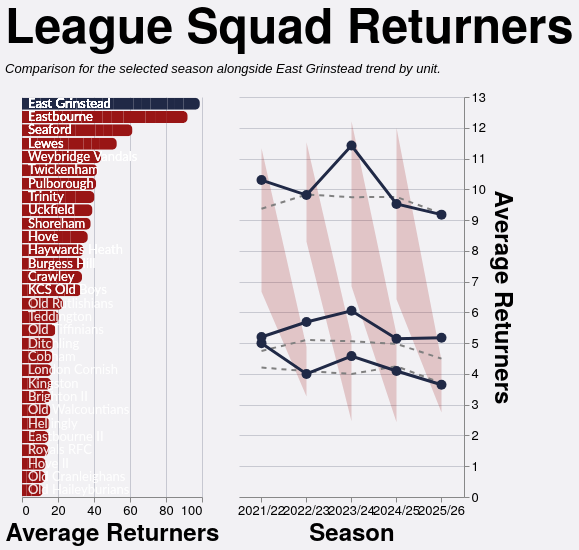

Here is the Vega-Lite specification saved for this chart:
### Vega-Lite specification from a JSON file in a GitHub repository (floating-point values rounded to 4 significant figures; data arrays with more than 128 entries replaced by an {"elided": "..."} marker saying what was removed)
{"config": {"axis": {"labelFont": "PT Sans Narrow, Helvetica Neue, Helvetica, Arial, sans-serif", "titleFont": "PT Sans Narrow, Helvetica Neue, Helvetica, Arial, sans-serif", "labelFontSize": 13, "titleFontSize": 24, "gridColor": "#202947", "gridOpacity": 0.2, "zindex": 1}, "text": {"font": "Lato, sans-serif"}, "bar": {"cornerRadiusEnd": 5}, "header": {"labelFont": "PT Sans Narrow, Helvetica Neue, Helvetica, Arial, sans-serif", "titleFont": "PT Sans Narrow, Helvetica Neue, Helvetica, Arial, sans-serif", "labelFontSize": 24, "titleFontSize": 28, "labelFontWeight": "bold", "orient": "left"}, "legend": {"labelFont": "PT Sans Narrow, Helvetica Neue, Helvetica, Arial, sans-serif", "titleFont": "PT Sans Narrow, Helvetica Neue, Helvetica, Arial, sans-serif", "labelFontSize": 14, "titleFontSize": 16, "titlePadding": 5, "fillColor": "white", "strokeColor": "black", "padding": 10, "titleFontWeight": "lighter", "titleFontStyle": "italic", "titleColor": "gray", "offset": 10}, "title": {"font": "PT Sans Narrow, Helvetica Neue, Helvetica, Arial, sans-serif", "fontSize": 48, "fontWeight": "bold", "anchor": "start", "align": "center", "titlePadding": 20, "subtitlePadding": 10, "subtitleFontSize": 13, "subtitleColor": "", "subtitleFontStyle": "italic", "offset": 15, "color": "black"}, "axisX": {"labelAngle": 0}, "facet": {"title": null, "header": null, "align": {"row": "each", "column": "each"}}, "resolve": {"scale": {"y": "independent", "facet": "independent"}}, "background": "#f2f1f4", "scale": {"offsetBandPaddingOuter": 0.2, "offsetBandPaddingInner": 0.1}, "view": {"stroke": null, "background": "transparent"}}, "hconcat": [{"layer": [{"mark": {"type": "bar", "strokeWidth": 2}, "encoding": {"color": {"condition": {"test": "datum.IsEGR", "value": "#202946"}, "value": "#991515"}, "tooltip": [{"field": "Team", "type": "nominal"}, {"field": "Season", "type": "nominal"}, {"field": "Unit", "type": "nominal"}, {"field": "Average Retention", "format": ".2f", "title": "Average Returners", "type": "quantitative"}], "x": {"field": "Average Retention", "title": "Average Returners", "type": "quantitative"}, "y": {"axis": {"domain": false, "labels": false, "ticks": false}, "field": "Team", "sort": {"field": "Average Retention", "order": "descending"}, "title": null, "type": "nominal"}}}, {"mark": {"type": "text", "align": "left", "baseline": "middle", "color": "white", "dx": 6, "fontSize": 13}, "encoding": {"opacity": {"condition": {"test": "datum.IsEGR", "value": 1}, "value": 0.5}, "text": {"field": "Team", "type": "nominal"}, "x": {"datum": 0}, "y": {"axis": {"domain": false, "labels": false, "ticks": false}, "field": "Team", "sort": {"field": "Average Retention", "order": "descending"}, "title": null, "type": "nominal"}}}], "data": {"name": "data-ae0d04cc60cf23fc256cfcd77f521f44"}, "height": 400, "width": 180}, {"layer": [{"mark": {"type": "area", "color": "#991515", "opacity": 0.2}, "encoding": {"tooltip": [{"field": "Season", "title": "Season", "type": "nominal"}, {"field": "Unit", "title": "Unit", "type": "nominal"}, {"field": "League Min", "format": ".2f", "title": "League Min", "type": "quantitative"}, {"field": "League Max", "format": ".2f", "title": "League Max", "type": "quantitative"}, {"field": "League Average", "format": ".2f", "title": "League Average", "type": "quantitative"}], "x": {"field": "Season", "title": "Season", "type": "nominal"}, "y": {"field": "League Min", "title": "Average Returners", "type": "quantitative"}, "y2": {"field": "League Max"}}}, {"mark": {"type": "line", "color": "gray", "strokeDash": [5, 5], "strokeWidth": 2}, "encoding": {"detail": {"field": "Unit", "type": "nominal"}, "x": {"field": "Season", "type": "nominal"}, "y": {"axis": {"orient": "right"}, "field": "League Average", "type": "quantitative"}}}, {"mark": {"type": "line", "point": {"size": 100}, "strokeWidth": 3}, "encoding": {"color": {"condition": {"test": "datum.IsEGR", "value": "#202946"}, "value": "#991515"}, "detail": {"field": "Unit", "type": "nominal"}, "opacity": {"condition": {"test": "datum.IsEGR", "value": 1}, "value": 0.5}, "tooltip": [{"field": "Season", "title": "Season", "type": "nominal"}, {"field": "Unit", "title": "Unit", "type": "nominal"}, {"field": "Average Returners", "format": ".2f", "title": "East Grinstead", "type": "quantitative"}], "x": {"field": "Season", "type": "nominal"}, "y": {"field": "Average Retention", "type": "quantitative"}}}, {"mark": {"type": "rule", "color": "rgba(125, 150, 232, 0.18)", "strokeWidth": 32}, "encoding": {"x": {"field": "Season", "type": "nominal"}}, "transform": [{"filter": "datum.isSelected && datum.Unit === 'Total'"}]}, {"mark": {"type": "point", "color": "#202946", "filled": true, "size": 200, "stroke": "#7d96e8", "strokeWidth": 3}, "encoding": {"detail": {"field": "Unit", "type": "nominal"}, "x": {"field": "Season", "type": "nominal"}, "y": {"field": "Average Retention", "type": "quantitative"}}, "transform": [{"filter": "datum.isSelected && datum.IsEGR"}]}], "data": {"name": "data-5d0f4b530fa7af06c1031716c2cb602b"}, "height": 400, "width": {"step": 45}}], "resolve": {"scale": {"y": "independent"}}, "spacing": 18, "title": {"text": "League Squad Returners", "subtitle": "Comparison for the selected season alongside East Grinstead trend by unit."}, "$schema": "https://vega.github.io/schema/vega-lite/v5.20.1.json", "datasets": {"data-ae0d04cc60cf23fc256cfcd77f521f44": {"elided": "156 records"}, "data-5d0f4b530fa7af06c1031716c2cb602b": [{"Season": "2021/22", "Unit": "Backs", "League Min": 2.833, "League Max": 5.333, "League Average": 4.206, "Team": "East Grinstead", "Average Retention": 5.0, "IsEGR": true}, {"Season": "2021/22", "Unit": "Forwards", "League Min": 3.667, "League Max": 5.75, "League Average": 4.746, "Team": "East Grinstead", "Average Retention": 5.2, "IsEGR": true}, {"Season": "2021/22", "Unit": "Total", "League Min": 6.667, "League Max": 11.33, "League Average": 9.367, "Team": "East Grinstead", "Average Retention": 10.3, "IsEGR": true}, {"Season": "2022/23", "Unit": "Backs", "League Min": 3.267, "League Max": 4.875, "League Average": 4.092, "Team": "East Grinstead", "Average Retention": 4.0, "IsEGR": true}, {"Season": "2022/23", "Unit": "Forwards", "League Min": 4.059, "League Max": 6.0, "League Average": 5.104, "Team": "East Grinstead", "Average Retention": 5.688, "IsEGR": true}, {"Season": "2022/23", "Unit": "Total", "League Min": 8.294, "League Max": 11.53, "League Average": 9.83, "Team": "East Grinstead", "Average Retention": 9.812, "IsEGR": true}, {"Season": "2023/24", "Unit": "Backs", "League Min": 2.462, "League Max": 5.211, "League Average": 3.999, "Team": "East Grinstead", "Average Retention": 4.579, "IsEGR": true}, {"Season": "2023/24", "Unit": "Forwards", "League Min": 3.538, "League Max": 6.526, "League Average": 5.06, "Team": "East Grinstead", "Average Retention": 6.053, "IsEGR": true}, {"Season": "2023/24", "Unit": "Total", "League Min": 6.846, "League Max": 12.21, "League Average": 9.744, "Team": "East Grinstead", "Average Retention": 11.42, "IsEGR": true}, {"Season": "2024/25", "Unit": "Backs", "League Min": 2.429, "League Max": 5.286, "League Average": 4.248, "Team": "East Grinstead", "Average Retention": 4.095, "IsEGR": true}, {"Season": "2024/25", "Unit": "Forwards", "League Min": 2.762, "League Max": 6.143, "League Average": 4.978, "Team": "East Grinstead", "Average Retention": 5.143, "IsEGR": true}, {"Season": "2024/25", "Unit": "Total", "League Min": 6.429, "League Max": 12.0, "League Average": 9.753, "Team": "East Grinstead", "Average Retention": 9.524, "IsEGR": true}, {"Season": "2025/26", "Unit": "Backs", "League Min": 2.75, "League Max": 4.438, "League Average": 3.702, "Team": "East Grinstead", "Average Retention": 3.647, "IsEGR": true}, {"Season": "2025/26", "Unit": "Forwards", "League Min": 3.235, "League Max": 5.375, "League Average": 4.496, "Team": "East Grinstead", "Average Retention": 5.176, "IsEGR": true}, {"Season": "2025/26", "Unit": "Total", "League Min": 7.529, "League Max": 10.94, "League Average": 9.211, "Team": "East Grinstead", "Average Retention": 9.176, "IsEGR": true}]}}
